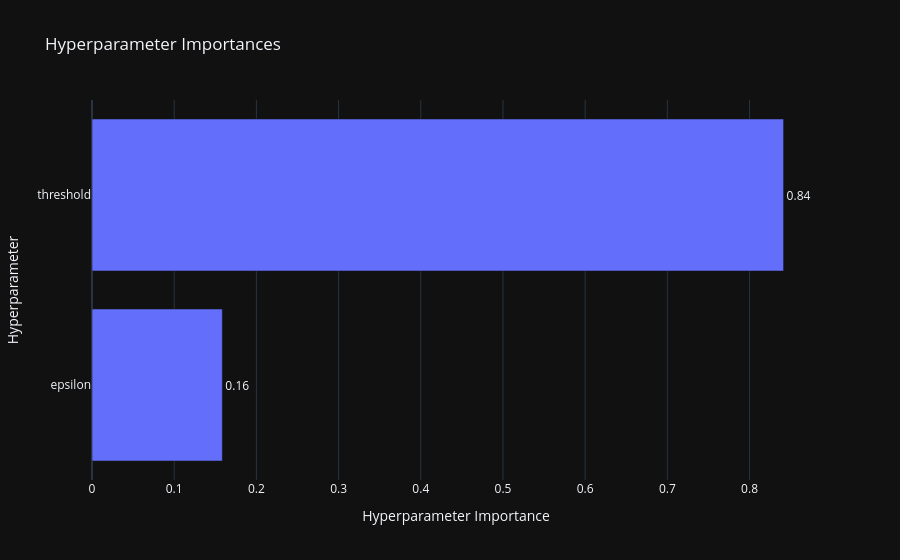
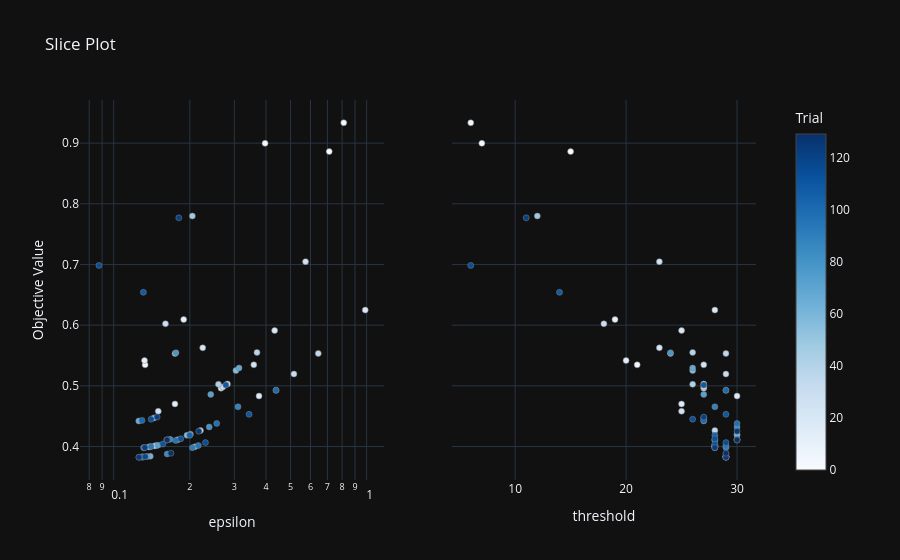
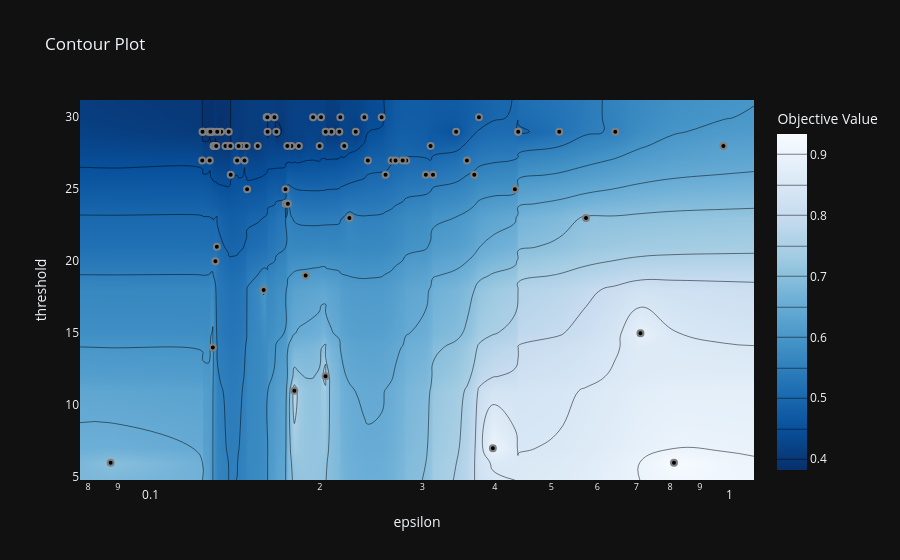

Source (notebook cell) for these figures, in order:
### Markdown cell above
## 6. Analyse des essais observés

### Code cell
trials_df = study.trials_dataframe(attrs=('number', 'value', 'params', 'user_attrs', 'state'))
complete = trials_df[trials_df['state'] == 'COMPLETE'].dropna(subset=['value'])
display(complete.sort_values('value').head(10))

best = study.best_trial
display(pd.Series({'experiment': EXPERIMENT_NAME, 'trial': best.number,
                   'mean_intra_inter_ratio': best.value, **best.params,
                   **best.user_attrs}, name='meilleur essai').to_frame())
print('RE-ID validée :', best.user_attrs.get('reid_valid_bundles', []))
print('RE-ID échouée :', best.user_attrs.get('reid_failed_bundles', []))

reid_best = select_best_reid_trial(study.trials)
display(pd.Series({'experiment': EXPERIMENT_NAME, 'trial': reid_best.number,
                   'selection': 'Top-1, rang, ratio, couverture',
                   'mean_intra_inter_ratio': reid_best.value, **reid_best.params,
                   **reid_best.user_attrs}, name='meilleur essai RE-ID').to_frame())
print('RE-ID sélectionnée — validée :', reid_best.user_attrs.get('reid_valid_bundles', []))
print('RE-ID sélectionnée — échouée :', reid_best.user_attrs.get('reid_failed_bundles', []))

optuna.visualization.plot_param_importances(study).show()
optuna.visualization.plot_contour(study, params=['epsilon', 'threshold']).show()

### Figure 1 — Plotly figure (JSON) as saved in the notebook; plotly's stock layout.template omitted (floating-point values rounded to 4 significant figures)
{"data": [{"cliponaxis": false, "hovertemplate": ["epsilon (FloatDistribution): 0.15857819018578728<extra></extra>", "threshold (FloatDistribution): 0.8414218098142128<extra></extra>"], "name": "Objective Value", "orientation": "h", "text": ["0.16", "0.84"], "textposition": "outside", "x": [0.1586, 0.8414], "y": ["epsilon", "threshold"], "type": "bar"}], "layout": {"title": {"text": "Hyperparameter Importances"}, "xaxis": {"title": {"text": "Hyperparameter Importance"}}, "yaxis": {"title": {"text": "Hyperparameter"}}}}

### Figure 2 — Plotly figure (JSON) as saved in the notebook; plotly's stock layout.template omitted (floating-point values rounded to 4 significant figures)
{"data": [{"marker": {"color": [0, 3, 4, 5, 11, 12, 15, 16, 17, 19, 20, 21, 22, 24, 25, 26, 28, 30, 31, 34, 35, 37, 38, 41, 42, 43, 44, 46, 48, 51, 52, 53, 57, 58, 61, 62, 63, 64, 65, 67, 68, 71, 72, 73, 75, 78, 79, 80, 81, 84, 86, 88, 91, 92, 93, 94, 96, 97, 98, 100, 101, 102, 103, 104, 108, 109, 110, 111, 112, 113, 114, 115, 117, 120, 121, 122, 124, 125, 128, 129], "colorbar": {"title": {"text": "Trial"}, "x": 1.0, "xpad": 40}, "colorscale": [[0.0, "rgb(247,251,255)"], [0.125, "rgb(222,235,247)"], [0.25, "rgb(198,219,239)"], [0.375, "rgb(158,202,225)"], [0.5, "rgb(107,174,214)"], [0.625, "rgb(66,146,198)"], [0.75, "rgb(33,113,181)"], [0.875, "rgb(8,81,156)"], [1.0, "rgb(8,48,107)"]], "line": {"color": "Grey", "width": 0.5}, "showscale": true}, "mode": "markers", "name": "Feasible Trial", "showlegend": false, "x": [0.7114, 0.3968, 0.1331, 0.8123, 0.1891, 0.1324, 0.1747, 0.2657, 0.3755, 0.4329, 0.9876, 0.2816, 0.2249, 0.3581, 0.5735, 0.1501, 0.1602, 0.516, 0.2699, 0.2204, 0.6439, 0.1748, 0.3686, 0.2595, 0.1788, 0.1473, 0.1451, 0.1393, 0.2046, 0.1442, 0.1377, 0.2095, 0.3043, 0.1948, 0.201, 0.1395, 0.13, 0.1354, 0.1257, 0.4383, 0.3131, 0.1498, 0.2419, 0.1314, 0.1287, 0.1763, 0.126, 0.2386, 0.131, 0.1627, 0.1672, 0.3101, 0.2047, 0.1621, 0.1404, 0.2161, 0.1759, 0.2555, 0.1298, 0.4386, 0.1318, 0.1294, 0.1629, 0.1999, 0.131, 0.2777, 0.3431, 0.1565, 0.1841, 0.1406, 0.08745, 0.2306, 0.1333, 0.1809, 0.1485, 0.1328, 0.217, 0.1258, 0.1685, 0.1626], "y": [0.886, 0.8996, 0.5346, 0.9335, 0.6092, 0.5417, 0.4702, 0.4962, 0.4832, 0.5912, 0.6248, 0.503, 0.5626, 0.5347, 0.7047, 0.4582, 0.6023, 0.5195, 0.498, 0.4263, 0.5534, 0.5534, 0.5551, 0.5025, 0.411, 0.4016, 0.401, 0.3997, 0.7799, 0.4472, 0.3993, 0.3995, 0.5252, 0.4186, 0.4204, 0.3839, 0.3828, 0.3834, 0.4421, 0.4926, 0.5294, 0.4022, 0.4859, 0.398, 0.3826, 0.5545, 0.3823, 0.4322, 0.3829, 0.3878, 0.4118, 0.4654, 0.3981, 0.4108, 0.3999, 0.4016, 0.41, 0.4381, 0.3827, 0.4927, 0.3981, 0.4431, 0.4109, 0.4184, 0.6541, 0.5014, 0.4531, 0.4041, 0.4128, 0.445, 0.6984, 0.4064, 0.3831, 0.7768, 0.4485, 0.3983, 0.4251, 0.3823, 0.3889, 0.4109], "type": "scatter", "xaxis": "x", "yaxis": "y"}, {"marker": {"color": [0, 3, 4, 5, 11, 12, 15, 16, 17, 19, 20, 21, 22, 24, 25, 26, 28, 30, 31, 34, 35, 37, 38, 41, 42, 43, 44, 46, 48, 51, 52, 53, 57, 58, 61, 62, 63, 64, 65, 67, 68, 71, 72, 73, 75, 78, 79, 80, 81, 84, 86, 88, 91, 92, 93, 94, 96, 97, 98, 100, 101, 102, 103, 104, 108, 109, 110, 111, 112, 113, 114, 115, 117, 120, 121, 122, 124, 125, 128, 129], "colorbar": {"title": {"text": "Trial"}, "x": 1.0, "xpad": 40}, "colorscale": [[0.0, "rgb(247,251,255)"], [0.125, "rgb(222,235,247)"], [0.25, "rgb(198,219,239)"], [0.375, "rgb(158,202,225)"], [0.5, "rgb(107,174,214)"], [0.625, "rgb(66,146,198)"], [0.75, "rgb(33,113,181)"], [0.875, "rgb(8,81,156)"], [1.0, "rgb(8,48,107)"]], "line": {"color": "Grey", "width": 0.5}, "showscale": false}, "mode": "markers", "name": "Feasible Trial", "showlegend": false, "x": [15.0, 7.0, 21.0, 6.0, 19.0, 20.0, 25.0, 27.0, 30.0, 25.0, 28.0, 27.0, 23.0, 27.0, 23.0, 25.0, 18.0, 29.0, 27.0, 28.0, 29.0, 24.0, 26.0, 26.0, 28.0, 28.0, 28.0, 28.0, 12.0, 27.0, 28.0, 29.0, 26.0, 30.0, 30.0, 29.0, 29.0, 29.0, 27.0, 29.0, 26.0, 28.0, 27.0, 28.0, 29.0, 24.0, 29.0, 30.0, 29.0, 29.0, 30.0, 28.0, 29.0, 30.0, 28.0, 29.0, 28.0, 30.0, 29.0, 29.0, 28.0, 27.0, 30.0, 28.0, 14.0, 27.0, 29.0, 28.0, 28.0, 26.0, 6.0, 29.0, 29.0, 11.0, 27.0, 28.0, 30.0, 29.0, 29.0, 30.0], "y": [0.886, 0.8996, 0.5346, 0.9335, 0.6092, 0.5417, 0.4702, 0.4962, 0.4832, 0.5912, 0.6248, 0.503, 0.5626, 0.5347, 0.7047, 0.4582, 0.6023, 0.5195, 0.498, 0.4263, 0.5534, 0.5534, 0.5551, 0.5025, 0.411, 0.4016, 0.401, 0.3997, 0.7799, 0.4472, 0.3993, 0.3995, 0.5252, 0.4186, 0.4204, 0.3839, 0.3828, 0.3834, 0.4421, 0.4926, 0.5294, 0.4022, 0.4859, 0.398, 0.3826, 0.5545, 0.3823, 0.4322, 0.3829, 0.3878, 0.4118, 0.4654, 0.3981, 0.4108, 0.3999, 0.4016, 0.41, 0.4381, 0.3827, 0.4927, 0.3981, 0.4431, 0.4109, 0.4184, 0.6541, 0.5014, 0.4531, 0.4041, 0.4128, 0.445, 0.6984, 0.4064, 0.3831, 0.7768, 0.4485, 0.3983, 0.4251, 0.3823, 0.3889, 0.4109], "type": "scatter", "xaxis": "x2", "yaxis": "y2"}], "layout": {"xaxis": {"anchor": "y", "domain": [0.0, 0.45], "title": {"text": "epsilon"}, "type": "log"}, "yaxis": {"anchor": "x", "domain": [0.0, 1.0], "title": {"text": "Objective Value"}}, "xaxis2": {"anchor": "y2", "domain": [0.55, 1.0], "title": {"text": "threshold"}}, "yaxis2": {"anchor": "x2", "domain": [0.0, 1.0], "matches": "y", "showticklabels": false}, "title": {"text": "Slice Plot"}}}

### Figure 3 — Plotly figure (JSON) as saved in the notebook; plotly's stock layout.template omitted (floating-point values rounded to 4 significant figures; data arrays with more than 128 entries replaced by an {"elided": "..."} marker saying what was removed)
{"data": [{"colorbar": {"title": {"text": "Objective Value"}}, "colorscale": [[0.0, "rgb(247,251,255)"], [0.125, "rgb(222,235,247)"], [0.25, "rgb(198,219,239)"], [0.375, "rgb(158,202,225)"], [0.5, "rgb(107,174,214)"], [0.625, "rgb(66,146,198)"], [0.75, "rgb(33,113,181)"], [0.875, "rgb(8,81,156)"], [1.0, "rgb(8,48,107)"]], "connectgaps": true, "contours": {"coloring": "heatmap"}, "hoverinfo": "none", "line": {"smoothing": 1.3}, "reversescale": true, "x": [0.07747, 0.08745, 0.1257, 0.1258, 0.126, 0.1287, 0.1294, 0.1298, 0.13, 0.131, 0.131, 0.1314, 0.1318, 0.1324, 0.1328, 0.1331, 0.1333, 0.1354, 0.1377, 0.1393, 0.1395, 0.1404, 0.1406, 0.1442, 0.1451, 0.1473, 0.1485, 0.1498, 0.1501, 0.1565, 0.1602, 0.1621, 0.1626, 0.1627, 0.1629, 0.1672, 0.1685, 0.1747, 0.1748, 0.1759, 0.1763, 0.1788, 0.1809, 0.1841, 0.1891, 0.1948, 0.1999, 0.201, 0.2046, 0.2047, 0.2095, 0.2161, 0.217, 0.2204, 0.2249, 0.2306, 0.2386, 0.2419, 0.2555, 0.2595, 0.2657, 0.2699, 0.2777, 0.2816, 0.3043, 0.3101, 0.3131, 0.3431, 0.3581, 0.3686, 0.3755, 0.3968, 0.4329, 0.4383, 0.4386, 0.516, 0.5735, 0.6439, 0.7114, 0.8123, 0.9876, 1.115], "y": [4.8, 6.0, 7.0, 11.0, 12.0, 14.0, 15.0, 18.0, 19.0, 20.0, 21.0, 23.0, 24.0, 25.0, 26.0, 27.0, 28.0, 29.0, 30.0, 31.2], "z": {"elided": "20x82 float values"}, "type": "contour"}, {"marker": {"color": "black", "line": {"color": "Gray", "width": 2.0}}, "mode": "markers", "name": "Feasible Trial", "showlegend": false, "x": [0.7114, 0.3968, 0.1331, 0.8123, 0.1891, 0.1324, 0.1747, 0.2657, 0.3755, 0.4329, 0.9876, 0.2816, 0.2249, 0.3581, 0.5735, 0.1501, 0.1602, 0.516, 0.2699, 0.2204, 0.6439, 0.1748, 0.3686, 0.2595, 0.1788, 0.1473, 0.1451, 0.1393, 0.2046, 0.1442, 0.1377, 0.2095, 0.3043, 0.1948, 0.201, 0.1395, 0.13, 0.1354, 0.1257, 0.4383, 0.3131, 0.1498, 0.2419, 0.1314, 0.1287, 0.1763, 0.126, 0.2386, 0.131, 0.1627, 0.1672, 0.3101, 0.2047, 0.1621, 0.1404, 0.2161, 0.1759, 0.2555, 0.1298, 0.4386, 0.1318, 0.1294, 0.1629, 0.1999, 0.131, 0.2777, 0.3431, 0.1565, 0.1841, 0.1406, 0.08745, 0.2306, 0.1333, 0.1809, 0.1485, 0.1328, 0.217, 0.1258, 0.1685, 0.1626], "y": [15.0, 7.0, 21.0, 6.0, 19.0, 20.0, 25.0, 27.0, 30.0, 25.0, 28.0, 27.0, 23.0, 27.0, 23.0, 25.0, 18.0, 29.0, 27.0, 28.0, 29.0, 24.0, 26.0, 26.0, 28.0, 28.0, 28.0, 28.0, 12.0, 27.0, 28.0, 29.0, 26.0, 30.0, 30.0, 29.0, 29.0, 29.0, 27.0, 29.0, 26.0, 28.0, 27.0, 28.0, 29.0, 24.0, 29.0, 30.0, 29.0, 29.0, 30.0, 28.0, 29.0, 30.0, 28.0, 29.0, 28.0, 30.0, 29.0, 29.0, 28.0, 27.0, 30.0, 28.0, 14.0, 27.0, 29.0, 28.0, 28.0, 26.0, 6.0, 29.0, 29.0, 11.0, 27.0, 28.0, 30.0, 29.0, 29.0, 30.0], "type": "scatter"}, {"marker": {"color": "#cccccc", "line": {"color": "Gray", "width": 2.0}}, "mode": "markers", "name": "Infeasible Trial", "showlegend": false, "x": [], "y": [], "type": "scatter"}], "layout": {"title": {"text": "Contour Plot"}, "xaxis": {"title": {"text": "epsilon"}, "range": [-1.111, 0.04721], "type": "log"}, "yaxis": {"title": {"text": "threshold"}, "range": [4.8, 31.2]}}}
